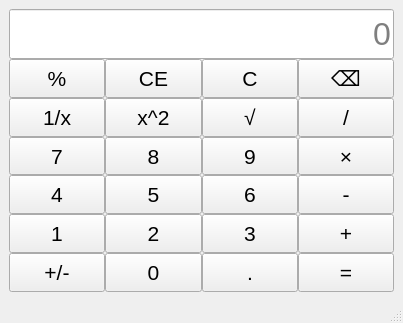
<?xml version="1.0" encoding="UTF-8"?>
<ui version="4.0">
 <class>MainWindow</class>
 <widget class="QMainWindow" name="MainWindow">
  <property name="geometry">
   <rect>
    <x>0</x>
    <y>0</y>
    <width>403</width>
    <height>323</height>
   </rect>
  </property>
  <property name="windowTitle">
   <string>MainWindow</string>
  </property>
  <property name="styleSheet">
   <string notr="true">QPushButton{
    font-size:16pt;
}
QPushButton::hover{
    background-color:green;
}
QPushButton::pressed{
    background-color:red;
}
QLineEdit{
    font-size:24pt;
}
</string>
  </property>
  <widget class="QWidget" name="centralwidget">
   <layout class="QGridLayout" name="gridLayout_2">
    <item row="0" column="0">
     <layout class="QGridLayout" name="gridLayout">
      <property name="spacing">
       <number>0</number>
      </property>
      <item row="3" column="0">
       <widget class="QPushButton" name="btnNum7">
        <property name="sizePolicy">
         <sizepolicy hsizetype="Minimum" vsizetype="Preferred">
          <horstretch>0</horstretch>
          <verstretch>0</verstretch>
         </sizepolicy>
        </property>
        <property name="text">
         <string>7</string>
        </property>
       </widget>
      </item>
      <item row="5" column="1">
       <widget class="QPushButton" name="btnNum2">
        <property name="sizePolicy">
         <sizepolicy hsizetype="Minimum" vsizetype="Preferred">
          <horstretch>0</horstretch>
          <verstretch>0</verstretch>
         </sizepolicy>
        </property>
        <property name="text">
         <string>2</string>
        </property>
       </widget>
      </item>
      <item row="5" column="3">
       <widget class="QPushButton" name="btnPlus">
        <property name="sizePolicy">
         <sizepolicy hsizetype="Minimum" vsizetype="Preferred">
          <horstretch>0</horstretch>
          <verstretch>0</verstretch>
         </sizepolicy>
        </property>
        <property name="text">
         <string>+</string>
        </property>
       </widget>
      </item>
      <item row="1" column="3">
       <widget class="QPushButton" name="btnDel">
        <property name="sizePolicy">
         <sizepolicy hsizetype="Minimum" vsizetype="Preferred">
          <horstretch>0</horstretch>
          <verstretch>0</verstretch>
         </sizepolicy>
        </property>
        <property name="text">
         <string>⌫</string>
        </property>
       </widget>
      </item>
      <item row="6" column="2">
       <widget class="QPushButton" name="btnPeriod">
        <property name="sizePolicy">
         <sizepolicy hsizetype="Minimum" vsizetype="Preferred">
          <horstretch>0</horstretch>
          <verstretch>0</verstretch>
         </sizepolicy>
        </property>
        <property name="text">
         <string>.</string>
        </property>
       </widget>
      </item>
      <item row="4" column="1">
       <widget class="QPushButton" name="btnNum5">
        <property name="sizePolicy">
         <sizepolicy hsizetype="Minimum" vsizetype="Preferred">
          <horstretch>0</horstretch>
          <verstretch>0</verstretch>
         </sizepolicy>
        </property>
        <property name="text">
         <string>5</string>
        </property>
       </widget>
      </item>
      <item row="3" column="1">
       <widget class="QPushButton" name="btnNum8">
        <property name="sizePolicy">
         <sizepolicy hsizetype="Minimum" vsizetype="Preferred">
          <horstretch>0</horstretch>
          <verstretch>0</verstretch>
         </sizepolicy>
        </property>
        <property name="text">
         <string>8</string>
        </property>
       </widget>
      </item>
      <item row="5" column="2">
       <widget class="QPushButton" name="btnNum3">
        <property name="sizePolicy">
         <sizepolicy hsizetype="Minimum" vsizetype="Preferred">
          <horstretch>0</horstretch>
          <verstretch>0</verstretch>
         </sizepolicy>
        </property>
        <property name="text">
         <string>3</string>
        </property>
       </widget>
      </item>
      <item row="1" column="0">
       <widget class="QPushButton" name="btnPercentage">
        <property name="sizePolicy">
         <sizepolicy hsizetype="Minimum" vsizetype="Preferred">
          <horstretch>0</horstretch>
          <verstretch>0</verstretch>
         </sizepolicy>
        </property>
        <property name="text">
         <string>%</string>
        </property>
       </widget>
      </item>
      <item row="6" column="1">
       <widget class="QPushButton" name="btnNum0">
        <property name="sizePolicy">
         <sizepolicy hsizetype="Minimum" vsizetype="Preferred">
          <horstretch>0</horstretch>
          <verstretch>0</verstretch>
         </sizepolicy>
        </property>
        <property name="text">
         <string>0</string>
        </property>
       </widget>
      </item>
      <item row="2" column="0">
       <widget class="QPushButton" name="btnInverse">
        <property name="sizePolicy">
         <sizepolicy hsizetype="Minimum" vsizetype="Preferred">
          <horstretch>0</horstretch>
          <verstretch>0</verstretch>
         </sizepolicy>
        </property>
        <property name="text">
         <string>1/x</string>
        </property>
       </widget>
      </item>
      <item row="1" column="2">
       <widget class="QPushButton" name="btnClear">
        <property name="sizePolicy">
         <sizepolicy hsizetype="Minimum" vsizetype="Preferred">
          <horstretch>0</horstretch>
          <verstretch>0</verstretch>
         </sizepolicy>
        </property>
        <property name="text">
         <string>C</string>
        </property>
       </widget>
      </item>
      <item row="4" column="2">
       <widget class="QPushButton" name="btnNum6">
        <property name="sizePolicy">
         <sizepolicy hsizetype="Minimum" vsizetype="Preferred">
          <horstretch>0</horstretch>
          <verstretch>0</verstretch>
         </sizepolicy>
        </property>
        <property name="text">
         <string>6</string>
        </property>
       </widget>
      </item>
      <item row="1" column="1">
       <widget class="QPushButton" name="btnClearError">
        <property name="sizePolicy">
         <sizepolicy hsizetype="Minimum" vsizetype="Preferred">
          <horstretch>0</horstretch>
          <verstretch>0</verstretch>
         </sizepolicy>
        </property>
        <property name="text">
         <string>CE</string>
        </property>
       </widget>
      </item>
      <item row="4" column="3">
       <widget class="QPushButton" name="btnMinus">
        <property name="sizePolicy">
         <sizepolicy hsizetype="Minimum" vsizetype="Preferred">
          <horstretch>0</horstretch>
          <verstretch>0</verstretch>
         </sizepolicy>
        </property>
        <property name="text">
         <string>-</string>
        </property>
       </widget>
      </item>
      <item row="4" column="0">
       <widget class="QPushButton" name="btnNum4">
        <property name="sizePolicy">
         <sizepolicy hsizetype="Minimum" vsizetype="Preferred">
          <horstretch>0</horstretch>
          <verstretch>0</verstretch>
         </sizepolicy>
        </property>
        <property name="text">
         <string>4</string>
        </property>
       </widget>
      </item>
      <item row="6" column="0">
       <widget class="QPushButton" name="btnSign">
        <property name="sizePolicy">
         <sizepolicy hsizetype="Minimum" vsizetype="Preferred">
          <horstretch>0</horstretch>
          <verstretch>0</verstretch>
         </sizepolicy>
        </property>
        <property name="text">
         <string>+/-</string>
        </property>
       </widget>
      </item>
      <item row="5" column="0">
       <widget class="QPushButton" name="btnNum1">
        <property name="sizePolicy">
         <sizepolicy hsizetype="Minimum" vsizetype="Preferred">
          <horstretch>0</horstretch>
          <verstretch>0</verstretch>
         </sizepolicy>
        </property>
        <property name="text">
         <string>1</string>
        </property>
       </widget>
      </item>
      <item row="2" column="3">
       <widget class="QPushButton" name="btnDivide">
        <property name="sizePolicy">
         <sizepolicy hsizetype="Minimum" vsizetype="Preferred">
          <horstretch>0</horstretch>
          <verstretch>0</verstretch>
         </sizepolicy>
        </property>
        <property name="text">
         <string>/</string>
        </property>
       </widget>
      </item>
      <item row="2" column="1">
       <widget class="QPushButton" name="btnSquare">
        <property name="sizePolicy">
         <sizepolicy hsizetype="Minimum" vsizetype="Preferred">
          <horstretch>0</horstretch>
          <verstretch>0</verstretch>
         </sizepolicy>
        </property>
        <property name="text">
         <string>x^2</string>
        </property>
       </widget>
      </item>
      <item row="2" column="2">
       <widget class="QPushButton" name="btnSqtr">
        <property name="sizePolicy">
         <sizepolicy hsizetype="Minimum" vsizetype="Preferred">
          <horstretch>0</horstretch>
          <verstretch>0</verstretch>
         </sizepolicy>
        </property>
        <property name="text">
         <string>√</string>
        </property>
       </widget>
      </item>
      <item row="0" column="0" colspan="4">
       <widget class="QLineEdit" name="display">
        <property name="enabled">
         <bool>true</bool>
        </property>
        <property name="minimumSize">
         <size>
          <width>0</width>
          <height>50</height>
         </size>
        </property>
        <property name="font">
         <font>
          <pointsize>24</pointsize>
         </font>
        </property>
        <property name="alignment">
         <set>Qt::AlignmentFlag::AlignRight|Qt::AlignmentFlag::AlignTrailing|Qt::AlignmentFlag::AlignVCenter</set>
        </property>
        <property name="placeholderText">
         <string>0</string>
        </property>
       </widget>
      </item>
      <item row="3" column="3">
       <widget class="QPushButton" name="btnMutli">
        <property name="sizePolicy">
         <sizepolicy hsizetype="Minimum" vsizetype="Preferred">
          <horstretch>0</horstretch>
          <verstretch>0</verstretch>
         </sizepolicy>
        </property>
        <property name="text">
         <string>×</string>
        </property>
       </widget>
      </item>
      <item row="6" column="3">
       <widget class="QPushButton" name="btnEqual">
        <property name="sizePolicy">
         <sizepolicy hsizetype="Minimum" vsizetype="Preferred">
          <horstretch>0</horstretch>
          <verstretch>0</verstretch>
         </sizepolicy>
        </property>
        <property name="text">
         <string>=</string>
        </property>
       </widget>
      </item>
      <item row="3" column="2">
       <widget class="QPushButton" name="btnNum9">
        <property name="sizePolicy">
         <sizepolicy hsizetype="Minimum" vsizetype="Preferred">
          <horstretch>0</horstretch>
          <verstretch>0</verstretch>
         </sizepolicy>
        </property>
        <property name="text">
         <string>9</string>
        </property>
       </widget>
      </item>
     </layout>
    </item>
   </layout>
  </widget>
  <widget class="QMenuBar" name="menubar">
   <property name="geometry">
    <rect>
     <x>0</x>
     <y>0</y>
     <width>403</width>
     <height>22</height>
    </rect>
   </property>
  </widget>
  <widget class="QStatusBar" name="statusbar"/>
 </widget>
 <resources/>
 <connections/>
</ui>
